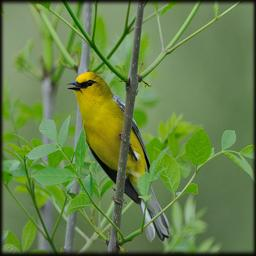
#> input picture data/Blue_Winged_Warbler_0078_161889.jpg, 256 x 256 px
$ python Spatial_Pyramid_Pooling.py
#> lines starting #> are read from the running program, lines starting #| are printed output that depends on the picture
from PIL import Image
import numpy as np
import matplotlib.pyplot as plt

img_dir = './data/Blue_Winged_Warbler_0078_161889.jpg'

image = Image.open(img_dir)
#> image is the input picture: PIL image 256x256 RGB; mean R, G, B 102.7, 129.9, 72.7

np_img = np.array(image.getdata()).reshape(image.size[1], image.size[0], 3)


def crop_center(img,cropx,cropy):
#> called with cropx = 240, cropy = 240
    y , x, _ = img.shape
#> y = 256; x = 256
    startx = x//2-(cropx//2)
#> startx = 8
    starty = y//2-(cropy//2)
#> starty = 8
    return img[starty:starty+cropy,startx:startx+cropx, :]
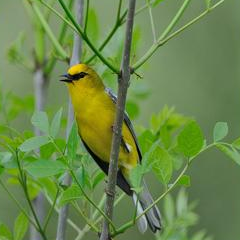
#> returned value: shape (240, 240, 3) int64; mean of channels 0, 1, 2 106.5, 134.9, 74.7; drawn as R, G, B


cropped_np_img = crop_center(np_img,240,240)
print("Shape of Cropped image:", cropped_np_img.shape)
#| Shape of Cropped image: (240, 240, 3)

## Display image
plt.imshow(cropped_np_img)
plt.show()

## Function to create part wise feature vector of size (nb_parts*nb_channels*nb_statistical_values, )
def pooling(image, nb_parts, block_width, block_height):

    feature = [] ## Store the block wise features for a given block dimension

    print("Dividing the image into ", nb_parts, "parts.")
    for row in range(0, image.shape[0], block_width): ## strided steps over the width of the image to create blocks

        for col in range(0, image.shape[1], block_height):## strided steps over the height of the image to create blocks

            block = image[row:row+block_width, col:col+block_height, :] ## select a block of image with all the channels

            block = block.reshape((-1, block.shape[2])) ## Flatten the part of the image for each channel

            block_mu = np.mean(block, axis=0) ## Find the mean value for that block for each channel

            block_std = np.std(block, axis=0) ## Find the std value for that block for each channel

            block_feature = np.concatenate((block_mu, block_std), axis=0) ## create a combined feature using the above calculated statistics

            feature.append(block_feature) ## Store the feature for a block

    print("Number of parts:",len(feature))

    print("Number of statistical values for each part:",feature[0].shape)

    ## Return the feature of fixed number of parts pf spatial division of the image data
    return np.concatenate(feature, axis=0)


## Function for Spatial Pyramid Pooling
def SpatialPyramidPooling(image, list_parts):

    fixed_length_feature = [] ## Store the fixed length feature

    for part in list_parts: ## Loop through the list containing the number of spatial divisions

        ## Calculate the dimension for each block for a given a number of spatial divisions
        block_width = int(image.shape[0] // (part**0.5))
        block_height = int(image.shape[1] // (part**0.5))

        ## Calculate the fixed length feature for the given number of spatial divisions
        feature_part = pooling(image, part, block_width, block_height)

        fixed_length_feature.append(feature_part) ## Store the fixed length feature
#> after the loop, fixed_length_feature = 4 items

    ## Return the fixed legth feature for a given image
    return np.concatenate(fixed_length_feature, axis=0)


global_feature = SpatialPyramidPooling(cropped_np_img,[4, 9,16,25])
#> global_feature = 324 values, max 156.8 at index 175, min 4.18 at index 232, mean 64.71
print("Shape of the global feature descriptor for an image through Spatial Pyramid Pooling (SPP):", global_feature.shape)
#| Shape of the global feature descriptor for an image through Spatial Pyramid Pooling (SPP): (324,)

$ run again, with data/images.jpeg copied over data/Blue_Winged_Warbler_0078_161889.jpg
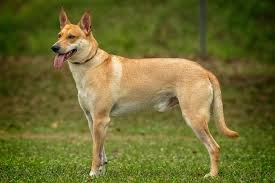
#> input picture data/images.jpeg, 275 x 183 px
#> image is the input picture: PIL image 275x183 RGB; mean R, G, B 109.2, 107.3, 48.8
#> in crop_center, `return img[starty:starty+cropy,startx:startx+cropx, :]`:
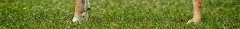
#> returned value: shape (29, 240, 3) int64; mean of channels 0, 1, 2 107.4, 121.8, 44.3; drawn as R, G, B
#| Shape of Cropped image: (29, 240, 3)
#> after the loop in SpatialPyramidPooling, `for part in list_parts:`: fixed_length_feature = 4 items
#> global_feature = 408 values, max 138.9 at index 235, min 14.43 at index 244, mean 56.81
#| Shape of the global feature descriptor for an image through Spatial Pyramid Pooling (SPP): (408,)
